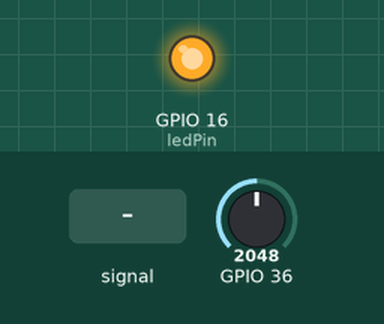
Bench run of a sketch on a simulated ESP32. On the bench: output pins drawn as LEDs (lit = HIGH). Inputs (shaded band) come from the test bench; at power-on: GPIO 36 = 2048. What the sketch prints to the serial monitor is not drawn.

Above: at 0.1 s.
At 8.2 s:
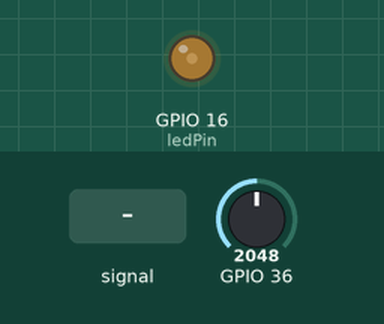
8.3 s: GPIO 36 fed a 200 Hz sine of ±1842 counts around its level
10.3 s: GPIO 36 set to 1960
13.3 s: GPIO 36 fed a 1000 Hz sine of ±1023 counts around its level
14.8 s: GPIO 36 fed a 2 Hz sine of ±1228 counts around its level
At 17.6 s:
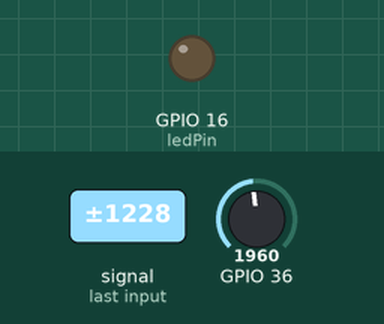
17.8 s: GPIO 36 set to 491
Timing chart, 0 to 21.8 s (numbered marks = the images above; inputs shaded):
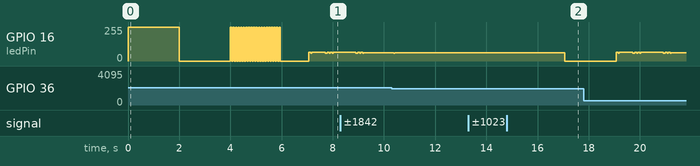

The sketch:

simpleVLC.ino
```cpp
/*
 Parts required:
 esp32 miniket or others
 photoresistor TEMT6000
 10 kilohm resistor
 lamp LED
 GPIO16-->LED
 GPIO36/A0-->PD

*/

char MESSAGE[10] = "201807\n";//the message what you want to sent

// Value where phototransistor identifies 1 or 0
int sensorThreshold = 511;
// LED pin
const int ledPin = 16;

void turnOnLamp() {
  digitalWrite(ledPin, HIGH);
}
void turnOffLamp() {
  digitalWrite(ledPin, LOW);
}

void setup() {
  Serial.begin(9600);
  Serial.println("Starting setup()");

  // Make the LED pin an output
  pinMode(ledPin, OUTPUT);

  turnOnLamp();

  int sensorValue;
  int sensorLow = 0;
  int sensorHigh = 1023;
  sensorThreshold = 511;

  // calibrate for the first four seconds after program starts
  while (millis() < 2000) {
    // record the maximum sensor value
    sensorValue = analogRead(A0);
    if (sensorValue > sensorHigh) {
      sensorHigh = sensorValue;
    }
    // record the minimum sensor value
    if (sensorValue < sensorLow) {
      sensorLow = sensorValue;
    }
  }

  turnOffLamp();

  while (millis() < 4000) {
    sensorValue = analogRead(A0);
    if (sensorValue > sensorHigh) {
      sensorHigh = sensorValue;
    }
    // record the minimum sensor value
    if (sensorValue < sensorLow) {
      sensorLow = sensorValue;
    }
  }

  sensorThreshold = (sensorLow + sensorHigh) / 2;

  // Make the LED blink, signaling end of calibration
  for(int i=0; i < 20; i++) {
    turnOnLamp();
    delay(50);
    turnOffLamp();
    delay(50);
  }
  delay(1000);
  Serial.print("Sensor low: ");
  Serial.println(sensorLow);
  Serial.print("Sensor high: ");
  Serial.println(sensorHigh);
  Serial.print("Sensor threshold: ");
  Serial.println(sensorThreshold);
  Serial.println("setup() finished");
}

void loop() {
  // For benchmarking
  unsigned long start_time = millis();
  unsigned long measure_time = 0;
  unsigned long bits_transmitted = 0;
  while((measure_time = millis() - start_time) < 10000) {
    //the time can be changed
    // Loop over all chars
    for(int i=0; i < sizeof(MESSAGE); i++) {
      char send_char = MESSAGE[i];
      //Serial.print(send_char);
      char received_char = 0;

      // Loop over the bits in char
      for(int j=7; j >= 0; j--) {

        // Send the bit
        if(bitRead(send_char, j) == 1) {
          turnOnLamp();
          delayMicroseconds(400);
        } else {
          turnOffLamp();
          delayMicroseconds(400);
        }

        // Receive the bit
        int sensorValue = analogRead(A0);
        if(sensorValue < sensorThreshold) {
          bitWrite(received_char, j, 0);
          bits_transmitted++;
        } else {
          bitWrite(received_char, j, 1);
          bits_transmitted++;
        }

      }
      Serial.print(received_char);
    }

  }

  Serial.print("Bitrate: ");
  measure_time = measure_time/1000;
  Serial.print(bits_transmitted / measure_time);
  Serial.println(" bps");
  delay(2000);

}
```

Measured:
- after the input at 13.3 s, every drawn part: stays the same
